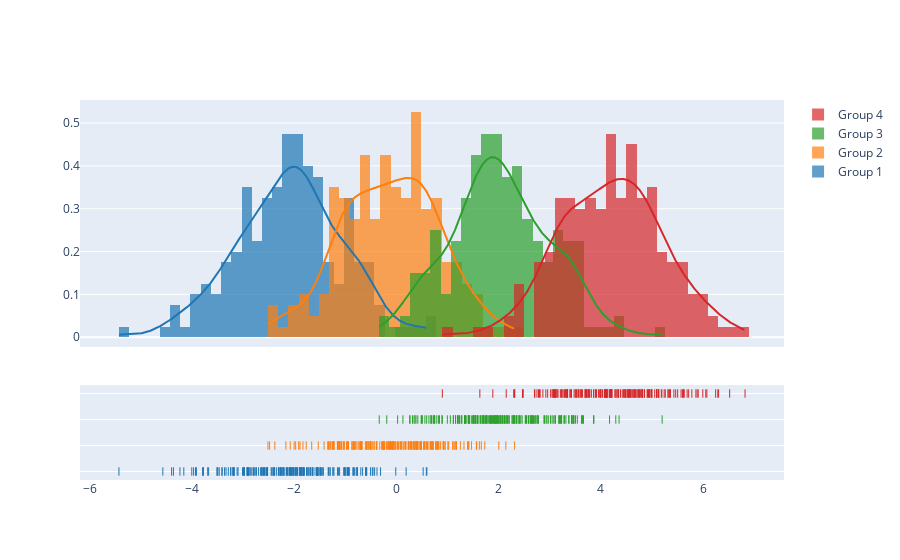

Notebook code for this chart:
### Code cell
import plotly.figure_factory as ff

# Add histogram data
x1 = np.random.randn(200) - 2
x2 = np.random.randn(200)
x3 = np.random.randn(200) + 2
x4 = np.random.randn(200) + 4

# Group data together
hist_data = [x1, x2, x3, x4]

group_labels = ['Group 1', 'Group 2', 'Group 3', 'Group 4']

# Create distplot with custom bin_size
fig = ff.create_distplot(hist_data, group_labels, bin_size=.2)
fig.show()

### Figure 1 — Plotly figure (JSON) as saved in the notebook; plotly's stock layout.template omitted (floating-point values rounded to 4 significant figures; data arrays with more than 128 entries replaced by an {"elided": "..."} marker saying what was removed)
{"data": [{"autobinx": false, "histnorm": "probability density", "legendgroup": "Group 1", "marker": {"color": "rgb(31, 119, 180)"}, "name": "Group 1", "opacity": 0.7, "type": "histogram", "x": {"elided": "200 float values"}, "xaxis": "x", "xbins": {"end": 0.5938, "size": 0.2, "start": -5.433}, "yaxis": "y"}, {"autobinx": false, "histnorm": "probability density", "legendgroup": "Group 2", "marker": {"color": "rgb(255, 127, 14)"}, "name": "Group 2", "opacity": 0.7, "type": "histogram", "x": {"elided": "200 float values"}, "xaxis": "x", "xbins": {"end": 2.311, "size": 0.2, "start": -2.517}, "yaxis": "y"}, {"autobinx": false, "histnorm": "probability density", "legendgroup": "Group 3", "marker": {"color": "rgb(44, 160, 44)"}, "name": "Group 3", "opacity": 0.7, "type": "histogram", "x": {"elided": "200 float values"}, "xaxis": "x", "xbins": {"end": 5.198, "size": 0.2, "start": -0.3387}, "yaxis": "y"}, {"autobinx": false, "histnorm": "probability density", "legendgroup": "Group 4", "marker": {"color": "rgb(214, 39, 40)"}, "name": "Group 4", "opacity": 0.7, "type": "histogram", "x": {"elided": "200 float values"}, "xaxis": "x", "xbins": {"end": 6.821, "size": 0.2, "start": 0.8962}, "yaxis": "y"}, {"legendgroup": "Group 1", "marker": {"color": "rgb(31, 119, 180)"}, "mode": "lines", "name": "Group 1", "showlegend": false, "type": "scatter", "x": {"elided": "500 float values"}, "xaxis": "x", "y": {"elided": "500 float values"}, "yaxis": "y"}, {"legendgroup": "Group 2", "marker": {"color": "rgb(255, 127, 14)"}, "mode": "lines", "name": "Group 2", "showlegend": false, "type": "scatter", "x": {"elided": "500 float values"}, "xaxis": "x", "y": {"elided": "500 float values"}, "yaxis": "y"}, {"legendgroup": "Group 3", "marker": {"color": "rgb(44, 160, 44)"}, "mode": "lines", "name": "Group 3", "showlegend": false, "type": "scatter", "x": {"elided": "500 float values"}, "xaxis": "x", "y": {"elided": "500 float values"}, "yaxis": "y"}, {"legendgroup": "Group 4", "marker": {"color": "rgb(214, 39, 40)"}, "mode": "lines", "name": "Group 4", "showlegend": false, "type": "scatter", "x": {"elided": "500 float values"}, "xaxis": "x", "y": {"elided": "500 float values"}, "yaxis": "y"}, {"legendgroup": "Group 1", "marker": {"color": "rgb(31, 119, 180)", "symbol": "line-ns-open"}, "mode": "markers", "name": "Group 1", "showlegend": false, "type": "scatter", "x": {"elided": "200 float values"}, "xaxis": "x", "y": {"elided": "200 str values"}, "yaxis": "y2"}, {"legendgroup": "Group 2", "marker": {"color": "rgb(255, 127, 14)", "symbol": "line-ns-open"}, "mode": "markers", "name": "Group 2", "showlegend": false, "type": "scatter", "x": {"elided": "200 float values"}, "xaxis": "x", "y": {"elided": "200 str values"}, "yaxis": "y2"}, {"legendgroup": "Group 3", "marker": {"color": "rgb(44, 160, 44)", "symbol": "line-ns-open"}, "mode": "markers", "name": "Group 3", "showlegend": false, "type": "scatter", "x": {"elided": "200 float values"}, "xaxis": "x", "y": {"elided": "200 str values"}, "yaxis": "y2"}, {"legendgroup": "Group 4", "marker": {"color": "rgb(214, 39, 40)", "symbol": "line-ns-open"}, "mode": "markers", "name": "Group 4", "showlegend": false, "type": "scatter", "x": {"elided": "200 float values"}, "xaxis": "x", "y": {"elided": "200 str values"}, "yaxis": "y2"}], "layout": {"barmode": "overlay", "hovermode": "closest", "legend": {"traceorder": "reversed"}, "xaxis": {"anchor": "y2", "domain": [0.0, 1.0], "zeroline": false}, "yaxis": {"anchor": "free", "domain": [0.35, 1], "position": 0.0}, "yaxis2": {"anchor": "x", "domain": [0, 0.25], "dtick": 1, "showticklabels": false}}}
